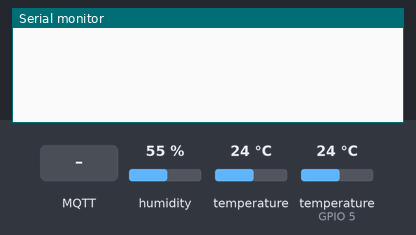
The sketch below on a simulated ESP8266 (NodeMCU). Parts: the last lines printed to the serial monitor. The test bench sets the inputs (shaded band); at power-on: humidity 55 %, temperature 24 °C, temperature (sensor on GPIO 5) 24 °C. WiFi joins after 1.5 s; servers stay silent unless stated; no MQTT or app messages arrive unless stated.

Above: at 2.8 s.
2.9 s: MQTT message "/config/ESP-" arrives on the second subscribed topic
At 3.5 s:
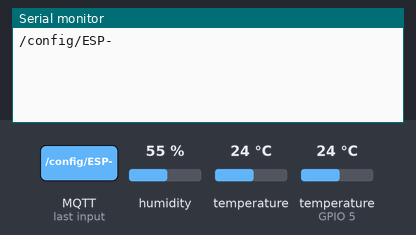
13.5 s: MQTT message "/roomname" arrives on the second subscribed topic
At 14.0 s:
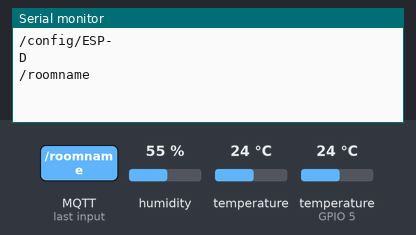
15.0 s: MQTT message "/config/ID-" arrives on the second subscribed topic
At 16.2 s:
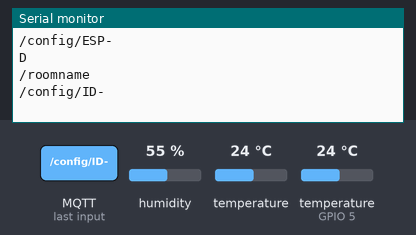
16.5 s: MQTT message "/HR20/send" arrives on the second subscribed topic
At 17.5 s:
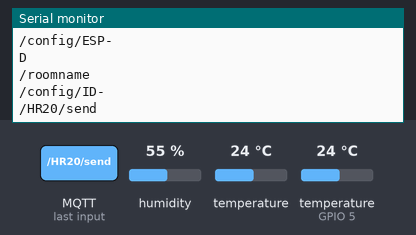
18.0 s: MQTT message "D:" arrives on the second subscribed topic
At 18.6 s:
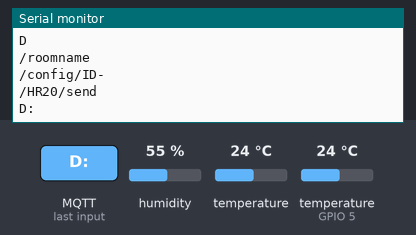
19.5 s: MQTT message "-" arrives on the second subscribed topic
At 21.0 s:
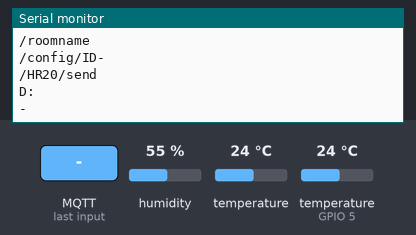

The sketch:

ESP8266-Sensors.ino
```cpp
#include <ESP8266WiFi.h>
#include <DNSServer.h>
#include <ESP8266WebServer.h>
#include <WiFiManager.h>
#include <ESP8266mDNS.h>
#include <PubSubClient.h>
#include <DHT.h>
#include <OneWire.h>
#include <DallasTemperature.h>

#define DHTPIN  0
#define OWPIN   5
#define TEMPERATURE_PRECISION 11
#define MAX_SENSORS 8

bool debug = false;
//#define SerialDebug(text)   Serial.print(text);
//#define SerialDebugln(text) Serial.println(text);
#define SerialDebug(text)
#define SerialDebugln(text)

char MyIp[16];
char MyHostname[16];
char MyRoom[32]="";
DeviceAddress SensorAddr[MAX_SENSORS];
char SensorID[MAX_SENSORS][32];
char SensorName[MAX_SENSORS][32];

WiFiClient espMqttClient;
PubSubClient mqttClient(espMqttClient);
DHT dht(DHTPIN, DHT22);
OneWire  oWire(OWPIN);
DallasTemperature sensors(&oWire);
int NumSensors;

void mqtt_callback(char* topic, byte* payload, unsigned int length) {
  String s;

  if (strstr(topic, "/config/ESP-") && strstr(topic, "/roomname")) {
    if (length>=32) length=31;
    strncpy(MyRoom, (char *) payload, length);
    MyRoom[length]='\0';
    SerialDebug("New Room-Name: ");
    SerialDebugln(MyRoom);

    s = "/room/"; s+=MyRoom; s+="/"; s+=MyHostname;
    mqttClient.publish(s.c_str(), MyIp, true);
    s = "/room/"; s+=MyRoom; s+="/HR20/send";
    mqttClient.subscribe(s.c_str());
  } else if (strstr(topic, "/config/ID-") && strstr(topic, "/roomname")) {
    if (topic[13]=='-' && topic[24]=='/') {
      char id[17];
      strncpy(id, &(topic[8]), 16);
      id[16]='\0';
      for (int i=0 ; i<NumSensors ; i++) {
        if (strcmp(SensorID[i], id) == 0) {
          if (length>=32) length=31;
          strncpy(SensorName[i], (char *) payload, length);
          SensorName[i][length]='\0';
          SerialDebug("New Name for ");
          SerialDebug(id);
          SerialDebug(": ");
          SerialDebugln(SensorName[i]);
          break;
        }
      }
    }
  } else if (strstr(topic, "/HR20/send")) {
    for (int i=0 ; i<length ; i++) {
      Serial.write(payload[i]);
      delay(5);
    }
    Serial.write('\n');
  }
}

void mqtt_reconnect() {
  String s;

  while (!mqttClient.connected()) {
    s = "/config/"; s+=MyHostname; s+="/online";
    if (mqttClient.connect(MyHostname, s.c_str(), 0, true, "0")) {
      mqttClient.publish(s.c_str(), "1", true);

      s="/config/"; s+=MyHostname; s+="/ipaddr";
      mqttClient.publish(s.c_str(), MyIp, true);

      s="/config/"; s+=MyHostname; s+="/roomname";
      mqttClient.subscribe(s.c_str());

      s="/config/"; s+=MyHostname; s+="/HR20/send";
      mqttClient.subscribe(s.c_str());
    } else {
      delay(5000);
    }
  }
}

void Init1Wire(int sensor) {
  String s;
  s="/config/"; s+=SensorID[sensor]; s+="/device";
  mqttClient.publish(s.c_str(), MyHostname, true);
  s="/config/"; s+=SensorID[sensor]; s+="/roomname";
  mqttClient.subscribe(s.c_str());
}

void setup() {
  Serial.begin(9600);
  Serial.setTimeout(200);
  delay(100);

  WiFiManager wifiManager;
  wifiManager.setDebugOutput(debug);
  wifiManager.setTimeout(3*60);
  if(!wifiManager.autoConnect()) {
    delay(3000);
    ESP.reset();
    delay(5000);
  }
  IPAddress MyIP=WiFi.localIP();
  snprintf(MyIp, 16, "%d.%d.%d.%d", MyIP[0], MyIP[1], MyIP[2], MyIP[3]);
  snprintf(MyHostname, 15, "ESP-%08x", ESP.getChipId());
  SerialDebug("ESP-Hostname: ");
  SerialDebugln(MyHostname);

  MDNS.begin(MyHostname);
  int n = MDNS.queryService("mqtt", "tcp");
  SerialDebugln("mDNS query done");
  if (n == 0) {
    SerialDebugln("no services found");
  }
  else {
    SerialDebug(n);
    SerialDebugln(" service(s) found");
    for (int i = 0; i < n; ++i) {
      // Print details for each service found
      SerialDebug(i + 1);
      SerialDebug(": ");
      SerialDebug(MDNS.hostname(i));
      SerialDebug(" (");
      SerialDebug(MDNS.IP(i));
      SerialDebug(":");
      SerialDebug(MDNS.port(i));
      SerialDebugln(")");
      mqttClient.setServer(MDNS.IP(i), MDNS.port(i));
    }
  }
  SerialDebugln("");

  mqttClient.setCallback(mqtt_callback);

  dht.begin();

  sensors.begin();
  NumSensors=sensors.getDeviceCount();
  if (NumSensors>MAX_SENSORS) NumSensors=MAX_SENSORS;
  SerialDebug("1-Wire Sensors: ");
  SerialDebugln(NumSensors);
  for (int i=0 ; i<NumSensors ; i++) {
    sensors.getAddress(SensorAddr[i], i);
    sensors.setResolution(SensorAddr[i], TEMPERATURE_PRECISION);
    snprintf(SensorID[i], 32, "ID-%02x-%02x%02x%02x%02x%02x", SensorAddr[i][0],
      SensorAddr[i][6],  SensorAddr[i][5],  SensorAddr[i][4],
      SensorAddr[i][3],  SensorAddr[i][2],  SensorAddr[i][1]);
    SerialDebug("Sensor ");
    SerialDebug(i);
    SerialDebug(" ID: ");
    SerialDebugln(SensorID[i]);
    SensorName[i][0]='\0';
  }
}

void ReadDHT() {
  String s;
  float t = dht.readTemperature();
  float h = dht.readHumidity();
  if (isnan(h) || isnan(t)) {
    SerialDebugln("Failed to read from DHT sensor!");
    return;
  }
  SerialDebug("DHT22: t=");
  SerialDebug(t);
  SerialDebug(" - h=");
  SerialDebugln(h);

  s="/sensor/"; s+=MyHostname; s+="-DHT/temp";
  mqttClient.publish(s.c_str(), String(t,2).c_str());
  s="/sensor/"; s+=MyHostname; s+="-DHT/humidity";
  mqttClient.publish(s.c_str(), String(h,2).c_str());
  if (MyRoom[0] != '\0') {
    s="/room/"; s+=MyRoom; s+="/DHT/temp";
    mqttClient.publish(s.c_str(), String(t,2).c_str());
    s="/room/"; s+=MyRoom; s+="/DHT/humidity";
    mqttClient.publish(s.c_str(), String(h,2).c_str());
  }
}

void Read1Wire(int sensor) {
  String s;
  float t;
  if (sensor==0) sensors.requestTemperatures();
  t = sensors.getTempC(SensorAddr[sensor]);
  SerialDebug(SensorID[sensor]);
  SerialDebug("(name=");
  SerialDebug(SensorName[sensor]);
  SerialDebug("): t=");
  SerialDebugln(t);

  s="/sensor/"; s+=SensorID[sensor]; s+="/temp";
  mqttClient.publish(s.c_str(), String(t,2).c_str());
  if (SensorName[sensor][0] != '\0') {
    s="/room/"; s+=SensorName[sensor]; s+="/temp";
    mqttClient.publish(s.c_str(), String(t,2).c_str());
  }
}

void ReadHR20() {
  Serial.write('D');
  delay(5);
  Serial.write('\n');
}

void ReadSerial() {
  String msg,s;
  if (Serial.available() == 0) return;

  msg = Serial.readStringUntil('\n');
  msg.remove(0, msg.lastIndexOf('y')+1);
  msg.trim();
  if (msg.length()==0) return;

  s="/sensor/"; s+=MyHostname; s+="-HR20/lastmsg";
  mqttClient.publish(s.c_str(), msg.c_str());
  if (MyRoom[0] != '\0') {
    s="/room/"; s+=MyRoom; s+="/HR20/lastmsg";
    mqttClient.publish(s.c_str(), msg.c_str());
    if (msg.startsWith("D: ")) {
      // D: dW DD.MM.YY TT:TT:TT A V: VV I: IIII S: SSSS B: BBBB Is: IsIs
      // D: d4 01.01.09 12:00:16 A V: 20 I: 2240 S: 1650 B: 3240 Is: 0000 E:04
      s="/room/"; s+=MyRoom; s+="/HR20/auto";
      mqttClient.publish(s.c_str(), msg.substring(24,25).c_str());
      s="/room/"; s+=MyRoom; s+="/HR20/valve";
      mqttClient.publish(s.c_str(), msg.substring(29,31).c_str());
      s="/room/"; s+=MyRoom; s+="/HR20/temp-actual";
      mqttClient.publish(s.c_str(), msg.substring(35,39).c_str());
      s="/room/"; s+=MyRoom; s+="/HR20/temp-set";
      mqttClient.publish(s.c_str(), msg.substring(43,47).c_str());
      s="/room/"; s+=MyRoom; s+="/HR20/battery";
      mqttClient.publish(s.c_str(), msg.substring(51,55).c_str());
    }
  }
}

static long lastMsg = 0;
static int state = 0;
static int sensor = 0;
void loop() {
  if (!mqttClient.connected()) {
    mqtt_reconnect();
    lastMsg=millis();
    sensor=0;
    state=9;
  }
  mqttClient.loop();

  long now = millis();
  if (now - lastMsg > 10000) {
    lastMsg=now;
    if (state==0) state=1;
  }

  switch (state) {
    case 0: ReadSerial();
      break;
    case 1: ReadDHT();
            state=2;
      break;
    case 2: Read1Wire(sensor);
            sensor++;
            if (sensor>=NumSensors) {
              sensor=0;
              state=3;
            }
      break;
    case 3: ReadHR20();
            state=0;
      break;
    case 9: Init1Wire(sensor);
            sensor++;
            if (sensor>=NumSensors) {
              sensor=0;
              state=0;
            }
      break;
    default: state=0;
  }
}
```

Measured:
- after the input at 2.9 s, the serial monitor: prints a new line at once (image 1)
- after the input at 13.5 s, the serial monitor: prints a new line at once (image 2)
- after the input at 15.0 s, the serial monitor: prints a new line at once (image 3)
- after the input at 16.5 s, the serial monitor: prints a new line at once (image 4)
- after the input at 18.0 s, the serial monitor: prints a new line at once (image 5)
- after the input at 19.5 s, the serial monitor: prints a new line at once (image 6)
